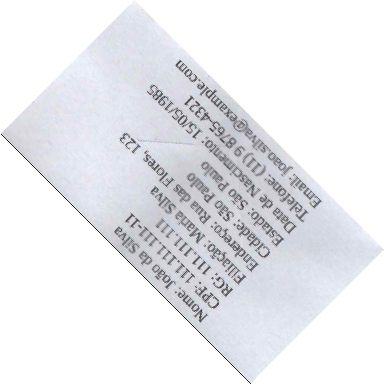
#> input picture Docs/imagens/formulario/Normal_225g.png, 384 x 384 px, found by its file name
$ python ocr.py   (older library calls are emulated)
#> lines starting #> are read from the running program, lines starting #| are printed output that depends on the picture; after the words box and inside, x2 and y2 are one past the last pixel; in counts of white or black regions, pixels touching at a corner belong together; pictures that were not available may be replaced by others from this repository, and a replacement may not be noted
import re
import numpy as np
import cv2
import pytesseract
import matplotlib.pyplot as plt
from pytesseract import Output
import os
import datetime

diretorio = "tests/forms"

# Lista os arquivos de imagem no diretório
arquivos = [
    os.path.join(diretorio, f) for f in os.listdir(diretorio) if f.endswith(".png")
]


class TesseractOCR:
    """
    TesseractOCR Class:
    - read_text: Le o arquivo de imagem e retorna o texto
    - read_json: Le o arquivo de imagem e retorna o objeto JSON
    - read_image: Le o arquivo de imagem e retorna a imagem
    """

    nome_arquivo = None

    def __init__(self):
        self.config_tesseract = "--tessdata-dir infra/func/tessdata"

    def read_text(self, img_path):
        img = self.__get_rgb_img(img_path)
        self.__show_img(img)
        return self.__get_text_from_img(img)

    def read_image(self, img_path):
        return self.__get_rgb_img(img_path)

    def read_json(self, text):
        return self.__get_json(text)

    def read_document(self, img_path):
        rg_info = self.__get_document(img_path)
        return self.__get_text_from_img(rg_info)

    def __get_text_from_img(self, img):

        # transforma a imagem caso ela venha em angulos diferentes de 0,90,180,270
        gray = self.__get_grayscale_img(img)
        thresh = self.__get_thresholded_img(gray)
        img = self.__get_fixed_img(thresh, gray)

        # corrige o angulo do texto para 0º
        img = self.__get_contrasted_img(img, beta=-50)
        angle = self.__get_angle_img(img)
        img = self.__get_rotated_img(img, angle)
        self.__show_img(img)
        # leitura do texto
        text = pytesseract.image_to_string(
            img, lang="por", config=self.config_tesseract
        )
        return text

    def __get_rgb_img(self, img_path):
        img_bgr = cv2.imread(img_path)
#> img_bgr is the input picture: shape (384, 384, 3); mean B, G, R 237.6, 233.8, 232.9
        img_rgb = cv2.cvtColor(img_bgr, cv2.COLOR_BGR2RGB)
        return img_rgb

    def __get_grayscale_img(self, img):
        print(img.shape)
#| (384, 384, 3)
        if len(img.shape) == 3:
            img_gray = cv2.cvtColor(img, cv2.COLOR_RGB2GRAY)
        else:
            img_gray = img
        return img_gray

    def __get_thresholded_img(self, img_gray):
        img_threshold = cv2.threshold(img_gray, 150, 255, cv2.THRESH_BINARY_INV)[1]
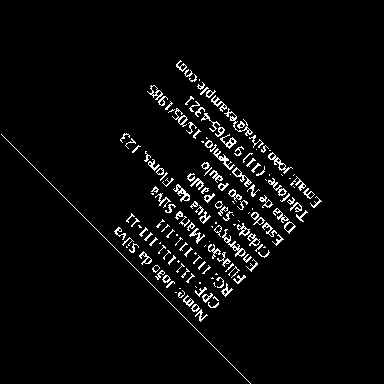
#> img_threshold: shape (384, 384); 3.8% white in thin lines or dots, all inside (x1, y1, x2, y2) = (1, 60, 322, 384)
        return img_threshold

    def __get_corners_img(self, thresh, img):
        contours, _ = cv2.findContours(
            thresh, cv2.RETR_EXTERNAL, cv2.CHAIN_APPROX_SIMPLE
        )
#> contours = 171 contours, 108 with area under 20; largest, box (x1, y1, x2, y2) and area: (222, 229, 246, 257) 112, (268, 152, 293, 174) 110, (173, 184, 190, 202) 96, (232, 167, 252, 187) 84, (147, 85, 163, 100) 81

        # Encontrar o menor quadrado externo
        rect = cv2.minAreaRect(np.vstack(contours))
#> rect = ((189.8, 194.2), (181.7, 352.1), -45)
        box = cv2.boxPoints(rect)
#> box = [[250, 383], [1, 134], [129.5, 5.5], [378.5, 254.5]]
        box = np.int0(box)
#> box = [[250, 383], [1, 134], [129, 5], [378, 254]]
        min_square_contours = []
        for point in box:
            min_square_contours.append((point[0], point[1]))
#> this loop made 4 passes
#> after the loop, min_square_contours = [(250, 383), (1, 134), (129, 5), (378, 254)]

        # Desenhar o quadrado
        img_destacada = img.copy()
        cv2.drawContours(img_destacada, [box], 0, (0, 255, 0), 2)
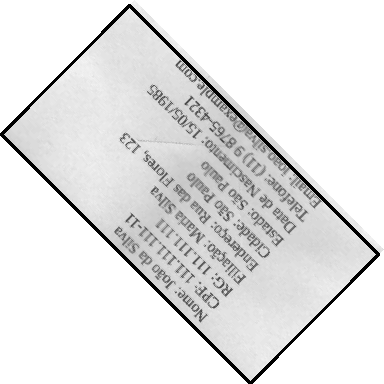
#> img_destacada: shape (384, 384); min 0, max 255, mean 228.6

        return min_square_contours, rect

    def __get_fixed_img(self, thresh, img):
        external_points, rect = self.__get_corners_img(thresh, img)
#> external_points = [(250, 383), (1, 134), (129, 5), (378, 254)]; rect = ((189.8, 194.2), (181.7, 352.1), -45)
        angle = rect[2]
#> angle = -45

        # Obtém as dimensões exatas do retângulo (comprimento e largura)
        rotated_width = int(rect[1][0])
#> rotated_width = 181
        rotated_height = int(rect[1][1])
#> rotated_height = 352

        # Calcula a proporção para manter a largura máxima de 600 pixels
        if rotated_width > 600:
            scale_factor = 600 / rotated_width
            rotated_width = 600
            rotated_height = int(rotated_height * scale_factor)
        elif rotated_height > 600:
            scale_factor = 600 / rotated_height
            rotated_height = 600
            rotated_width = int(rotated_width * scale_factor)

        # Cria uma nova imagem com as dimensões da rotação calculada
        rotated_image = np.ones((rotated_height, rotated_width), dtype=np.uint8) * 255

        # Converte os pontos externos e os pontos de destino para np.float32
        external_points = np.array(external_points, dtype=np.float32)
#> external_points = [[250, 383], [1, 134], [129, 5], [378, 254]]
        dest_points = np.array(
            [
                [0, 0],
                [0, rotated_height - 1],
                [rotated_width - 1, rotated_height - 1],
                [rotated_width - 1, 0],
            ],
            dtype=np.float32,
        )
#> dest_points = [[0, 0], [0, 351], [180, 351], [180, 0]]

        # Calcula a matriz de perspectiva (M) para corrigir a distorção de perspectiva
        M = cv2.getPerspectiveTransform(external_points, dest_points)
#> M = [[0.7, -0.7, 93.15], [-0.708, -0.702, 445.8], [1.53e-19, -1.1e-18, 1]]

        # Aplica a matriz de perspectiva (M) à imagem original
        rotated_image = cv2.warpPerspective(
            img, M, (rotated_width, rotated_height), flags=cv2.INTER_LINEAR
        )
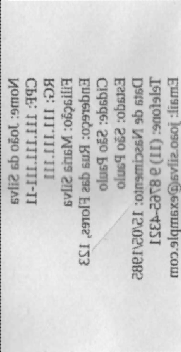
#> rotated_image: shape (352, 181); min 41, max 254, mean 208
        rotated_image = cv2.flip(rotated_image, 1)
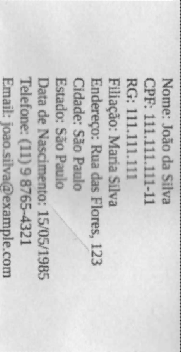
#> rotated_image: shape (352, 181); min 41, max 254, mean 208

        return rotated_image

    def __get_angle_img(self, img_gray):
        img_gray = cv2.threshold(img_gray, 230, 255, cv2.THRESH_BINARY)[1]
        try:
            osd = pytesseract.image_to_osd(img_gray)
            print(osd)
            # self.__show_img(cv2.resize(img_gray, (500, 500)))
            angulo = float(osd.split("\n")[1].split(":")[-1])
        except Exception as e:
            print(e)
            angulo = 0
        return angulo

    # corrige angulo
    # [37 lines left out: functions __get_rotated_img, __get_enhanced_edges_img, not called in this run]

    def __get_contrasted_img(self, img, alpha=1.5, beta=0):
#> called with alpha = 1.5, beta = -50
        img_contrasted = cv2.convertScaleAbs(img, alpha=alpha, beta=beta)
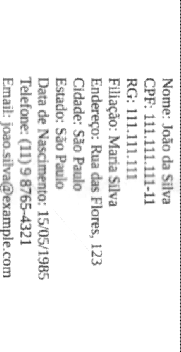
#> img_contrasted: shape (352, 181); min 12, max 255, mean 240.8
        return img_contrasted

    def __get_laplacian_img(self, img):
        img_lpc = cv2.Laplacian(img, cv2.CV_8UC1)
        return img_lpc

    def __show_img(self, img):
        cv2.imshow("Imagem", img)
        cv2.waitKey(0)
        cv2.destroyAllWindows()

    # [5 lines left out: function __show_two_images, not called in this run]

    def __get_image_data(self, img_path):
        img = self.__get_rgb_img(img_path)
        return pytesseract.image_to_data(img, lang="por", config=self.config_tesseract)

    # [57 lines left out: functions __get_json, __get_document, teste, not called in this run]


if __name__ == "__main__":
    # Processa cada imagem e exibe o texto reconhecido
    tesseract = TesseractOCR()
    arquivo_path = "/home/fermoreno/workspace/alpha/ciclo_01/Projeto_Final/Docs/imagens/formulario/Normal_225g.png"
    texto = tesseract.read_text(arquivo_path)
#> in __get_angle_img, `img_gray = cv2.threshold(img_gray, 230, 255, cv2.THRESH_BINARY)[1]`:
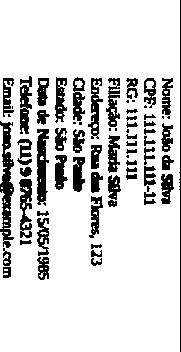
#> img_gray: shape (352, 181); 83.8% white; 69 black regions (14 under 20 px), largest, box (x1, y1, x2, y2) and area: (0, 121, 14, 248) 968, (37, 129, 49, 206) 645, (19, 179, 32, 238) 476
#> (the run stopped early here; a loop or call above may not have finished)
